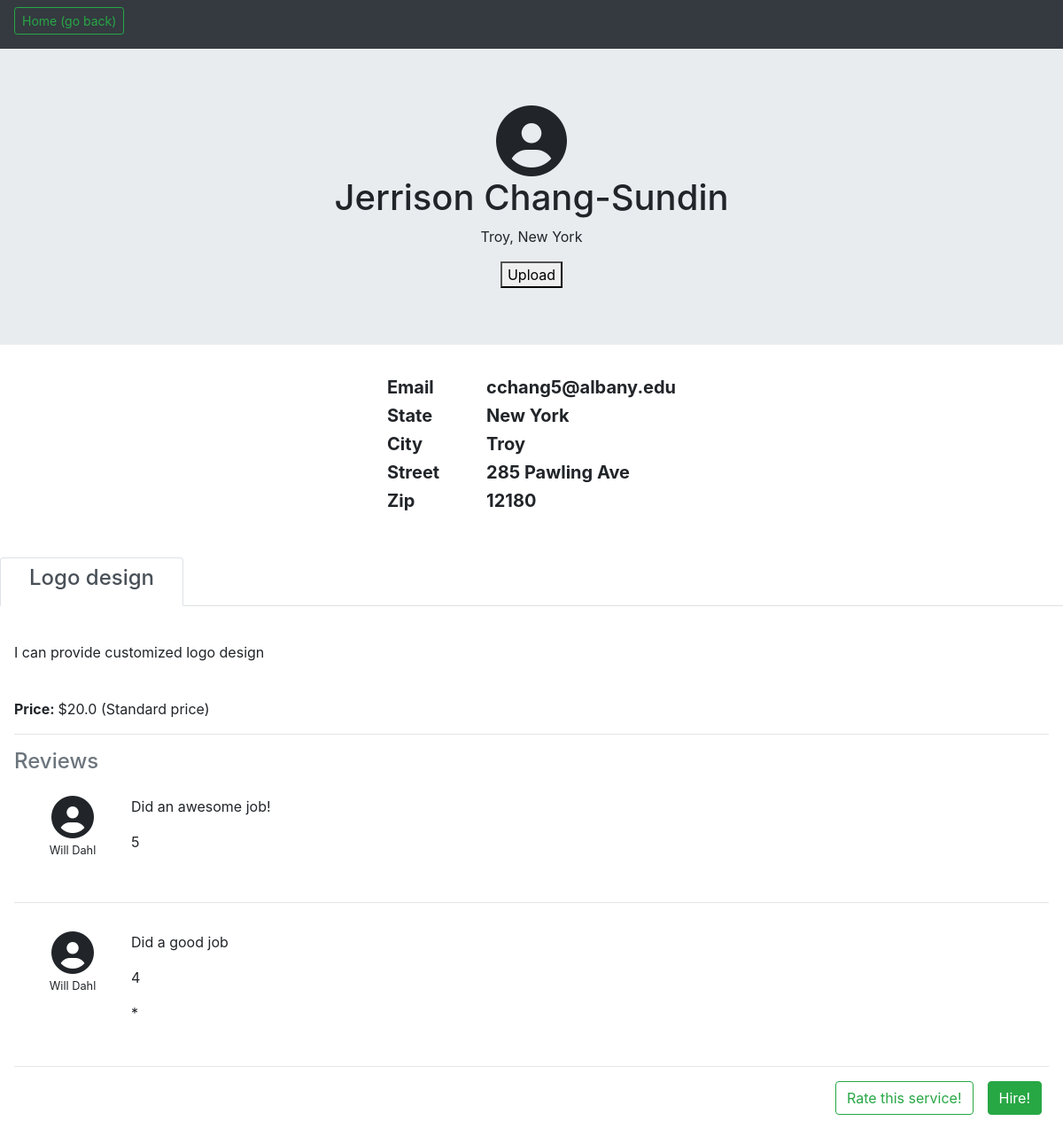
The page /RateMyServices/professional_profile/2/ on the database its author committed.
### RateMyServices/models.py (models this page shows, shortened)
class ProfessionalUser(models.Model):
	generalUserID = models.ForeignKey(User, on_delete=models.CASCADE)
	title = models.CharField(max_length=30, default='')
	description = models.CharField(max_length=200, default='')
	avg_rating = models.FloatField(default=0.0)

class Service(models.Model):
	service = models.CharField(max_length=30)
	provider = models.ForeignKey(ProfessionalUser, on_delete=models.CASCADE)
	rate = models.FloatField()
	avg_rating = models.FloatField(default=0.0)
	description = models.CharField(max_length=200, default='')
	isHour = models.BooleanField(default=False)

class Rating(models.Model):
	rater = models.ForeignKey(User, on_delete=models.CASCADE)
	provider = models.ForeignKey(ProfessionalUser, on_delete=models.CASCADE)
	service = models.ForeignKey(Service, on_delete=models.CASCADE, default=None)
	rating = models.IntegerField()
	description = models.CharField(max_length=200)
	verified = models.BooleanField(default=False)

### accounts/models.py (models this page shows, shortened)
class User(AbstractBaseUser):
    email   = models.EmailField(max_length=255,unique=True)
    active  = models.BooleanField(default=True)
    staff   = models.BooleanField(default=False) # a admin user; non super-user
    admin   = models.BooleanField(default=False) # a superuser
    first_name  = models.CharField(max_length=30,null=True,blank=False)
    last_name   = models.CharField(max_length=30,null=True,blank=False)
    professional = models.BooleanField(default=False)
    state       = models.CharField(max_length=30,null=True,blank=False)
    city        = models.CharField(max_length=30,null=True,blank=False)
    zips        = models.CharField(max_length=5,null=True,blank=False)
    street      = models.CharField(max_length=100,null=True,blank=False)
    phone       = models.CharField(max_length=12,null=True,blank=False)
    USERNAME_FIELD = 'email'
    REQUIRED_FIELDS = ['first_name','last_name'] # Email & Password are required by default.
    objects = UserManager()

### RateMyServices/views.py (the view)
# urls.py: path('professional_profile/<int:professionaluser_id>/', views.professional_profile, name='professional_profile'),
def professional_profile(request, professionaluser_id, editable=False):
	pUser = get_object_or_404(ProfessionalUser, id=professionaluser_id)
	nonEmptyReviewList = [] #a collection of nonempty review list for the professional user
	for i in pUser.service_set.all():
		tempList =[] #a list of nonempty review object for a single service
		for j in i.rating_set.exclude(description=''):
			tempList.append(j)
		nonEmptyReviewList.append(tempList)
	finalList = zip(pUser.service_set.all(),nonEmptyReviewList)
	context = {
		'pUser': pUser,
		'editable': editable,
		'serviceWithReviews': finalList,
	}
	return render(request, 'RateMyServices/professional_profile.html', context)

### RateMyServices/templates/RateMyServices/professional_profile.html (shortened to what this page needs)
<!DOCTYPE html>
<html>
	<head>
		{% load static %}
		<link rel="stylesheet" href="https://stackpath.bootstrapcdn.com/bootstrap/4.3.1/css/bootstrap.min.css">
		<link rel="stylesheet" href="path/to/font-awesome/css/font-awesome.min.css">
        <link rel="stylesheet" type="text/css" href="{% static 'RateMyServices/css/style.css' %}">
		<link rel="stylesheet" type="text/css" href="{% static 'RateMyServices/css/general_profile.css' %}">
	</head>
	<body>
		<div class="navbar navbar-expand-md navbar-dark bg-dark sticky-top ">
			<h6><a href="/" class="btn btn-outline-success btn-sm text-docration-none">Home (go back)</a></h6>
		</div>
		<div class="jumbotron jumbotron-fluid text-center">
			<div>
				<i class="fa fa-user-circle fa-5x"></i>
			</div>
			<h1>{{ pUser.generalUserID.first_name }} {{ pUser.generalUserID.last_name }}</h1>
			<p>{{ pUser.generalUserID.city }}, {{ pUser.generalUserID.state }}</p>
			<div>
				<form method="post" enctype="multipart/form-data">
					<button type="submit">Upload</button>
				  </form>
			</div>
		</div>
		<div style="align-content: center">
			<table cellspacing="20" align="center" style="font-size: 20px">
				<tr style="padding: 30px">
				  <th>Email</th>
				  <th>{{ pUser.generalUserID.email }}</th>
				</tr>
				<tr style="padding: 30px">
					<th style="padding-right: 60px">State</th>
					<th>{{ pUser.generalUserID.state }}</th>
				</tr>
				<tr style="padding: 30px">
					<th>City</th>
					<th>{{ pUser.generalUserID.city }}</th>
				</tr>
				<tr style="padding: 30px">
					<th>Street</th>
					<th>{{ pUser.generalUserID.street }}</th>
				</tr>
				<tr style="padding: 30px">
					<th>Zip</th>
					<th>{{ pUser.generalUserID.zips }}</th>
				</tr>
			</table>
        </div>
        <div class="mt-5">
			{% include "RateMyServices/pp_service_block.html" %}
	</body>
</html>

### RateMyServices/templates/RateMyServices/pp_service_block.html (shortened to what this page needs)
<nav>
    <div class="nav nav-tabs" id="nav-tab" role="tablist">
    {% for i in pUser.service_set.all %}
        <a class="nav-item nav-link {% if not forloop.counter0 %} active {% endif %}"
            id="nav-{{forloop.counter0}}-tab" href="#nav-{{forloop.counter0}}" data-toggle="tab" role="tab" aria-controls="nav-{{forloop.counter0}}"
            aria-selected="{% if not forloop.counter0 %}true {% else %} false {% endif %}"
            ><h4 class="px-3">{{i.service}}</h4>
        </a>
    {% endfor %}
    </div>
</nav>
<div class="tab-content" id="nav-tabContent">
    {% for i in serviceWithReviews %}
        <div class="tab-pane fade {% if not forloop.counter0 %}show active{% endif %} p-3"
            id="nav-{{forloop.counter0}}" role="tabpanel" aria-labelledby="nav-{{forloop.counter0}}-tab">
            <div class="py-4">
                <p>
                    {{i.0.description}}
                </p>
            </div>
            <div class="">
                <p> <strong> Price: </strong>${{i.0.rate}} {% if i.0.isHour %} /hr {% else %} (Standard price) {% endif %}</p>
            </div>
            <hr>
            <h4 class="text-muted">Reviews</h4>
            {% if i.1|length %}
                {% for j in i.1 %}
                    <div class="media p-3">
                        <div class="d-flex flex-column" style="width: 100px;">
                            <div class="mx-auto"><i class="fa fa-user-circle fa-3x"></i></div>
                            <div><p class="text-center"> <small>{{j.rater.first_name}} {{j.rater.last_name}} </small></p></div>
                        </div>
                        <div class="media-body pl-3">
                            <p>{{j.description}}</p>
                            <p>{{j.rating}}</p>
                            {% if j.verified %}
                            <p>*</p>
                            {% endif %}
                        </div>
                    </div>
                    <hr>
                {% endfor %}
            {% else %}
                <div class="p-3">
                    <p>There is no comment yet. Do you want to write a review?</p>
                </div>
            {% endif %}
            {% if request.user.id != pUser.generalUserID.id%}
            <div class="d-flex float-right pb-3">
                <button type="button" class="btn btn-outline-success mx-2" data-toggle="modal" data-target="#giverateModal{{forloop.counter0}}">Rate this service!</button>
                <button type="button" class="btn btn-success mx-2" data-toggle="modal" data-target="#hireModal{{forloop.counter0}}">Hire!</button>
            </div>
            </div>
            {% endif %}
        </div>
    {% endfor %}
</div>

### RateMyServices/static/RateMyServices/css/style.css (style rules this page uses)
body { background: white url("images/background.gif") no-repeat; }

### rows shown on the page
ProfessionalUser: generalUserID.first_name "Jerrison", generalUserID.last_name "Chang-Sundin", generalUserID.city "Troy", generalUserID.state "New York", generalUserID.email "cchang5@albany.edu", generalUserID.street "285 Pawling Ave", generalUserID.zips "12180"
Service: service "Logo design", description "I can provide customized logo design", rate "20.0", isHour "(Standard price)"
Rating: rater.first_name "Will", rater.last_name "Dahl", description "Did an awesome job!", rating "5"
Rating: rater.first_name "Will", rater.last_name "Dahl", description "Did a good job", rating "4"
